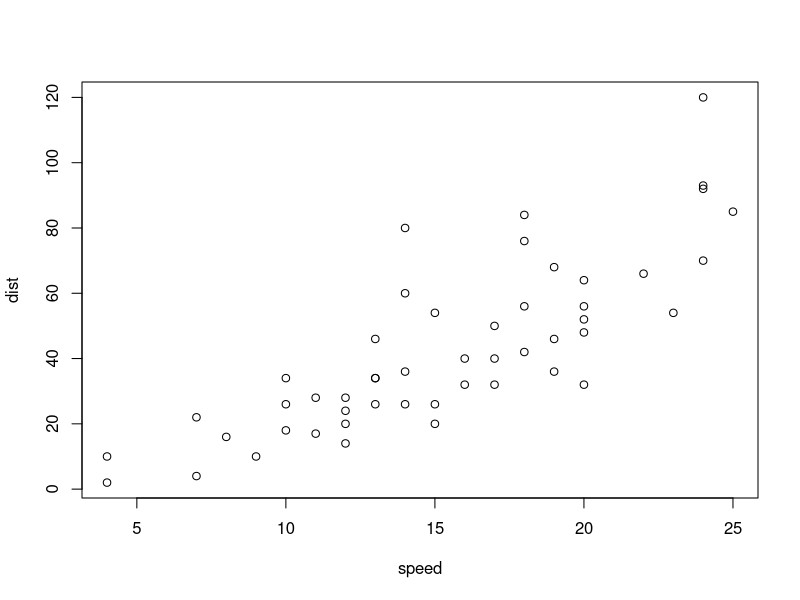
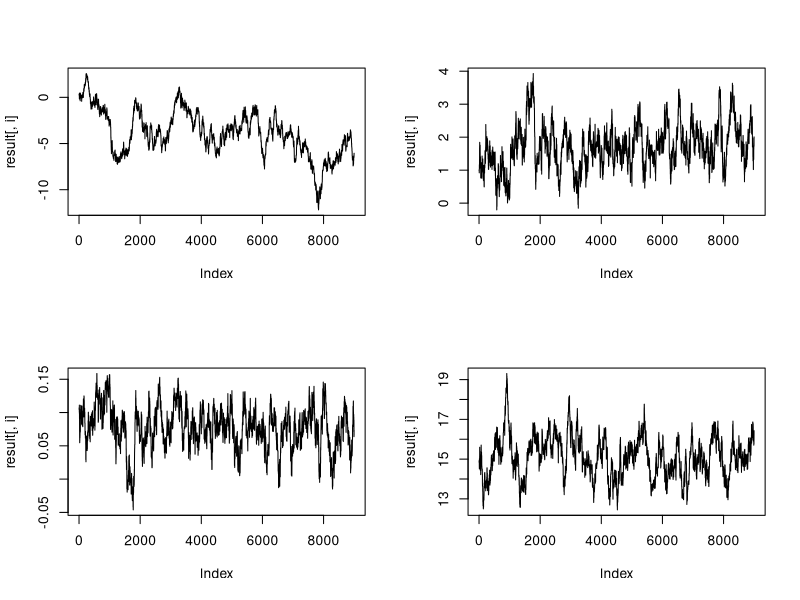
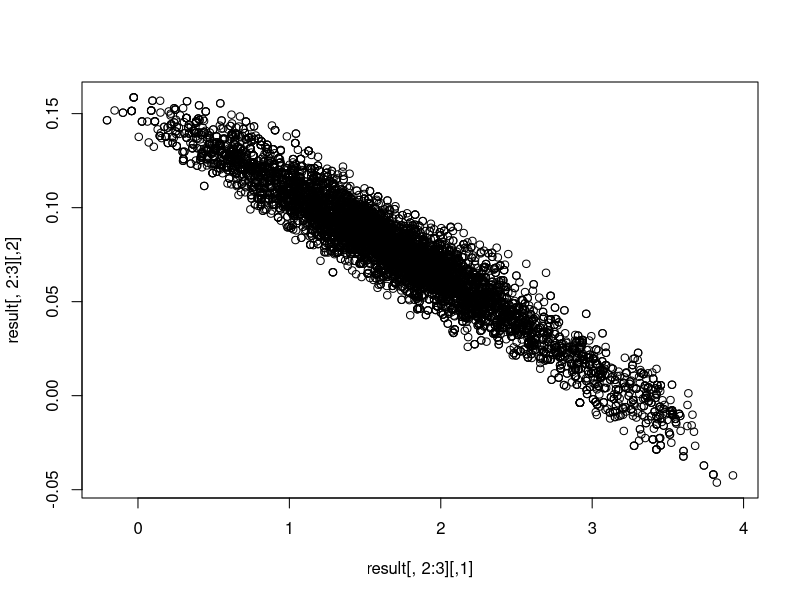
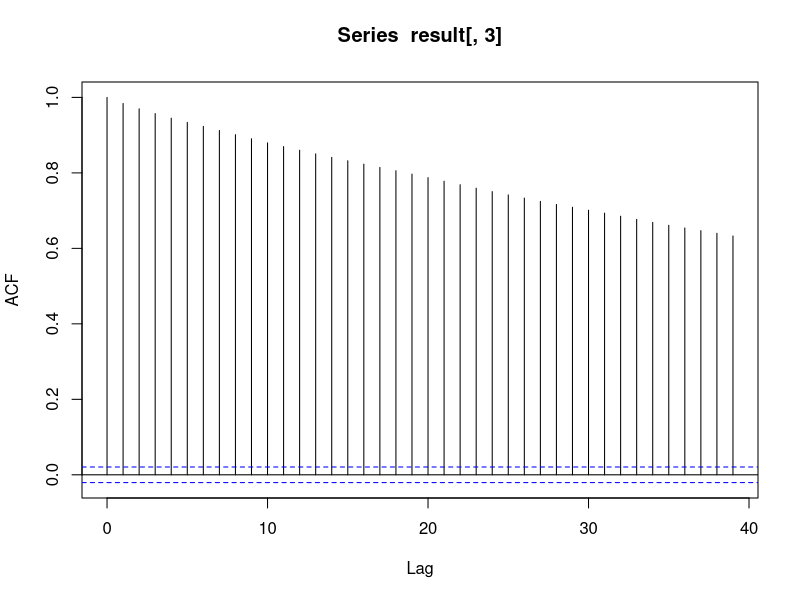
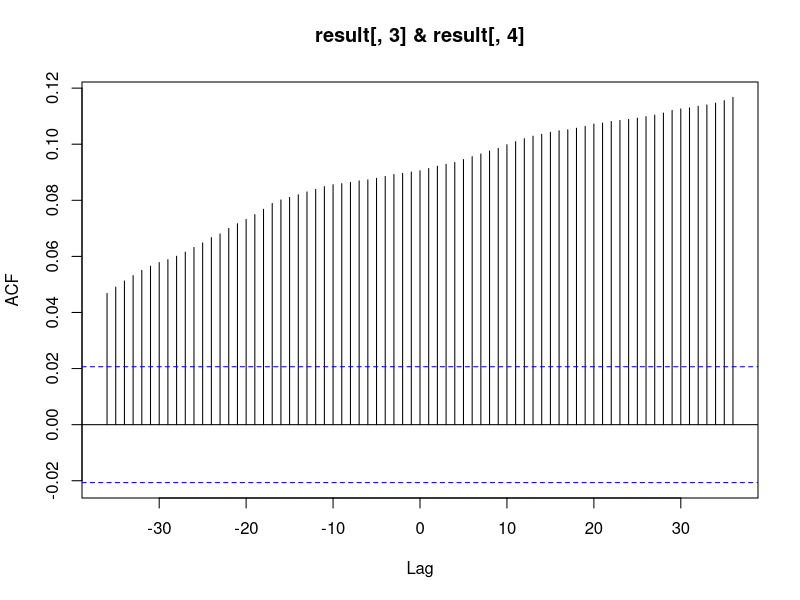
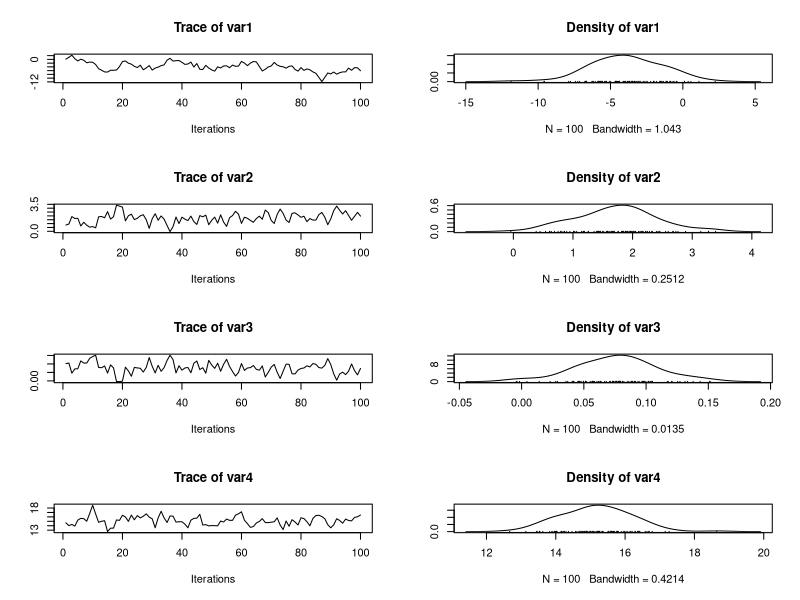
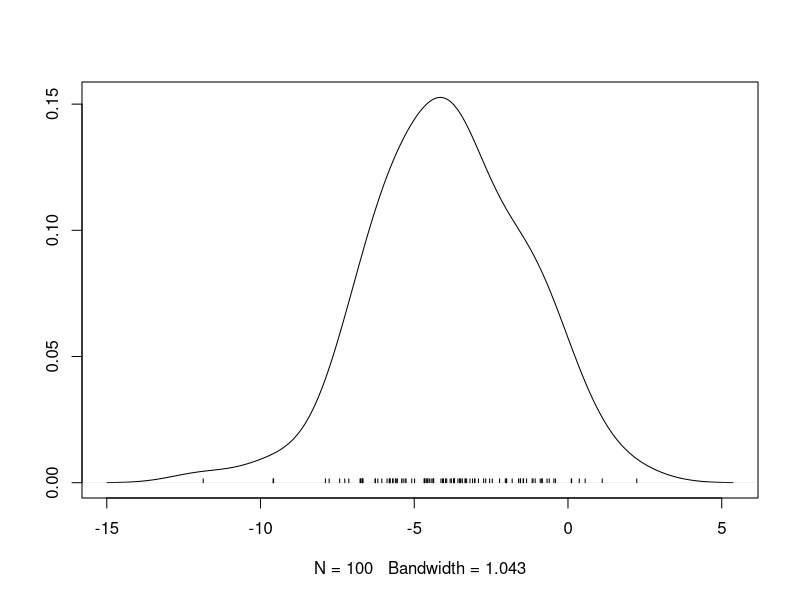
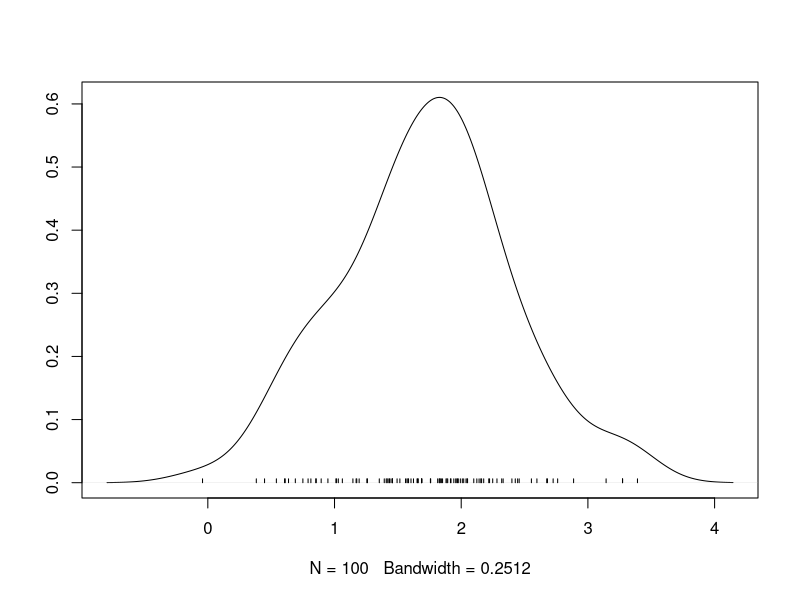

R code for these plots, in order:
#
# START with updated version of cars example, from lecture 6. 
#
data(cars)
?cars
plot(cars)
speed <- 21 # predict brake dist at speed = 21

N <- 10000
ff <- function(x) {sum(dnorm(cars[,2], 
                             x[1] + x[2]*cars[,1]+x[3]*cars[,1]^2,
                             x[4], log=TRUE))}
result <- matrix(c(0, 2, 0, 5), N, 4, byrow=T)
predict <- rep(0, N)
acceptances <- 0
for (i in 2:N) {
  prop <- result[i-1,] + rnorm(4, 0, c(0.2, 0.2, 0.01, 0.2)) 
  accept <- exp(ff(prop) - ff(result[i-1,]))
  if (runif(1) < accept) {
    result[i,] <- prop
    acceptances <- acceptances + 1
  } else 
    result[i,] <- result[i-1,]
  predict[i] <- rnorm(1, result[i,1] + result[i,2]*speed + 
                        result[i,3]*speed^2, result[i,4])
}
print(paste("Acceptance rate:", acceptances/N))

result <- result[-(1:1000),]
predict <- predict[-(1:1000)]

# Traceplots: 
par(mfrow=c(2,2))
for (i in 1:4) plot(result[,i], type="l")
par(mfrow=c(1,1))
quantile(predict,probs = c(0.025, 0.25, 0.5, 0.75, 0.975))
plot(result[,2:3])

#########################################################

# Exploring the autocorrelation, for example with 
acf(result[,3])
ccf(result[,3], result[,4])
# Do THINNING, for example with 
result <- result[(1:100)*90,]
# After this, run traceplots and autocorrelation plots

#########################################################

# Multiple starting points: 
# First, compute several results, then compare their trace plots

# Output analysis with coda: 
library(coda)
res <- as.mcmc(result)
# Try functions mcmc(), mcmc.list()...
summary(res)
plot(res)
autocorr(res)
densplot(res)
# ...etc...
# For checking convergence with multiple starting points: gelman.diag(...)

#######################################################
# In the example above 
# how to find a good starting point: 

print(summary(lm(dist~speed, data=cars)))
# Gives intercept approx -17, slope approx. 4, 
# standard error approx 15. 

library(LearnBayes)
# How to find the laplace approximation: 
print(laplace(ff, c(-17, 4, 0, 15)))

# A possible choice for step lengths: 
startpoint <- laplace(ff, c(-17, 4, 0, 15))$mode
myprop <- sqrt(diag(laplace(ff, c(-17, 4, 0, 15))$var))/10

#NEW CODE: 
result <- matrix(startpoint, N, 4, byrow=T)
predict <- rep(0, N)
acceptances <- 0
for (i in 2:N) {
  prop <- result[i-1,] + rnorm(4, 0, myprop) 
  accept <- exp(ff(prop) - ff(result[i-1,]))
  if (runif(1) < accept) {
    result[i,] <- prop
    acceptances <- acceptances + 1
  } else 
    result[i,] <- result[i-1,]
  predict[i] <- rnorm(1, result[i,1] + result[i,2]*speed + 
                        result[i,3]*speed^2, result[i,4])
}
print(paste("Acceptance rate:", acceptances/N))

# Also possible to use the whole covariance matrix from laplace....
# To simulate from the multivariate normal, one may use 
# for example Choleski decomposition, with chol(...)

#################################################################
# Toy example of Gibbs sampling: A bivariate normal distribution 
# with expectation (mu1, mu2) and precision matrix P. 
mu <- c(2, 3)
P  <- matrix(c(2, 1, 1, 2), 2, 2)
N <- 10000
x <- rep(0, N)
y <- rep(0, N)
for (i in 2:N)
  if (i%%2==1) {
    x[i] <- x[i-1]
    y[i] <- rnorm(1, mu[2] - P[2,2]^(-1)*P[2,1]*(x[i]-mu[1]), 1/sqrt(P[2,2]))
  } else {
    y[i] <- y[i-1]
    x[i] <- rnorm(1, mu[1] - P[1,1]^(-1)*P[1,2]*(y[i]-mu[2]), 1/sqrt(P[1,1]))
  }    
plot(x,y, type="l")

#Using Gibbs sampling in example where data is normally distributed
#with expectation mu and precision tau, mu has a normal (0,1) distribution
#and tau has a Gamma distribution with parameters 3 and 4. 

N <- 1000
data <- c(4, 6, 7, 5, 5)
ndata <- length(data)
result <- matrix(c(5.5, 1), N, 2, byrow=TRUE)
for (i in 2:N) {
  result[i,1] <- rnorm(1, (ndata*result[i-1,2]*mean(data))/
                         (1+ndata*result[i-1,2]), 
                       1/sqrt(1+ndata*result[i-1,2]))
  result[i,2] <- rgamma(1, ndata/2+3, 0.5*sum((data-result[i,1])^2)+4)
}
plot(result)
